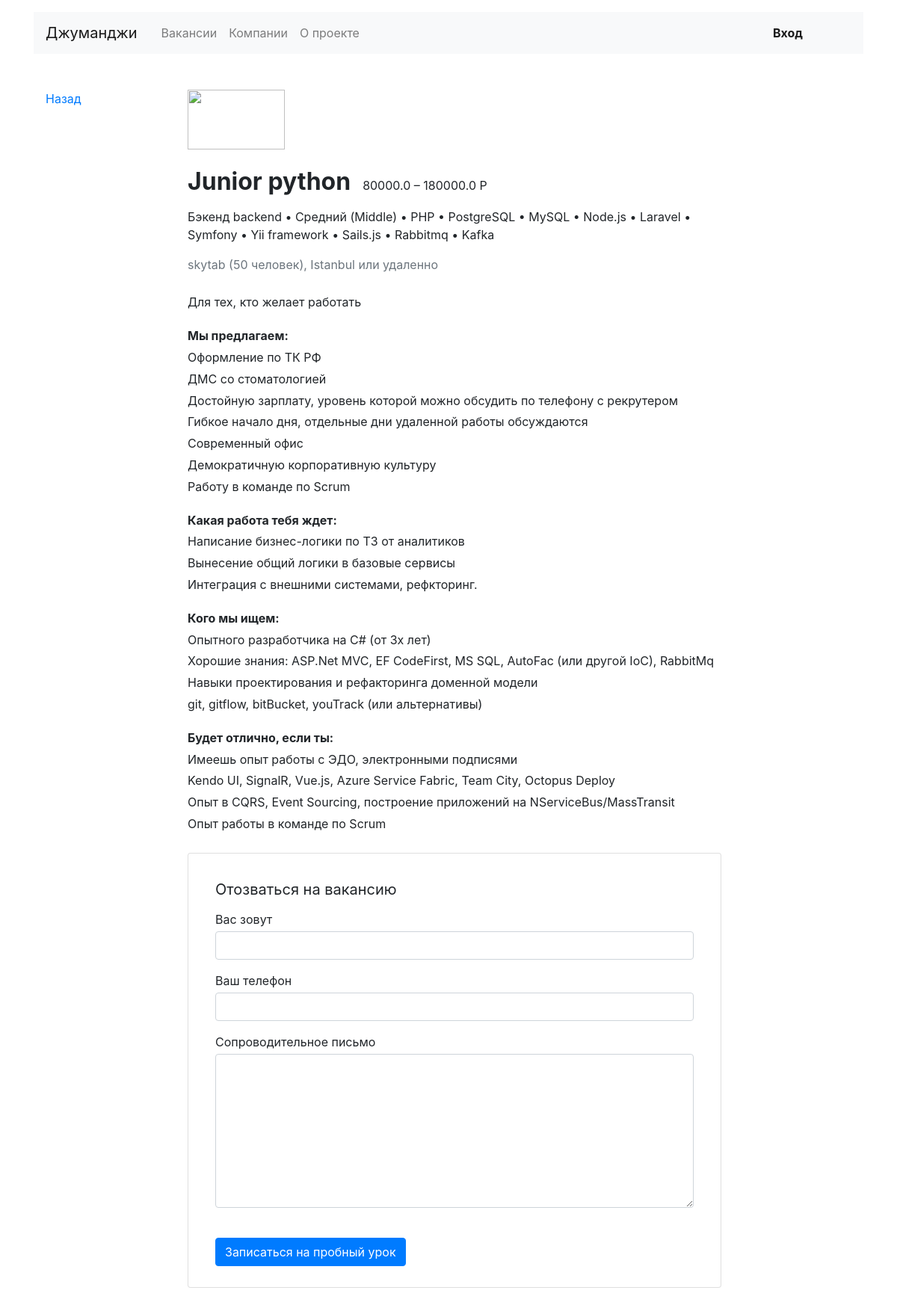
The page /vacancies/19 on the database as committed earlier.
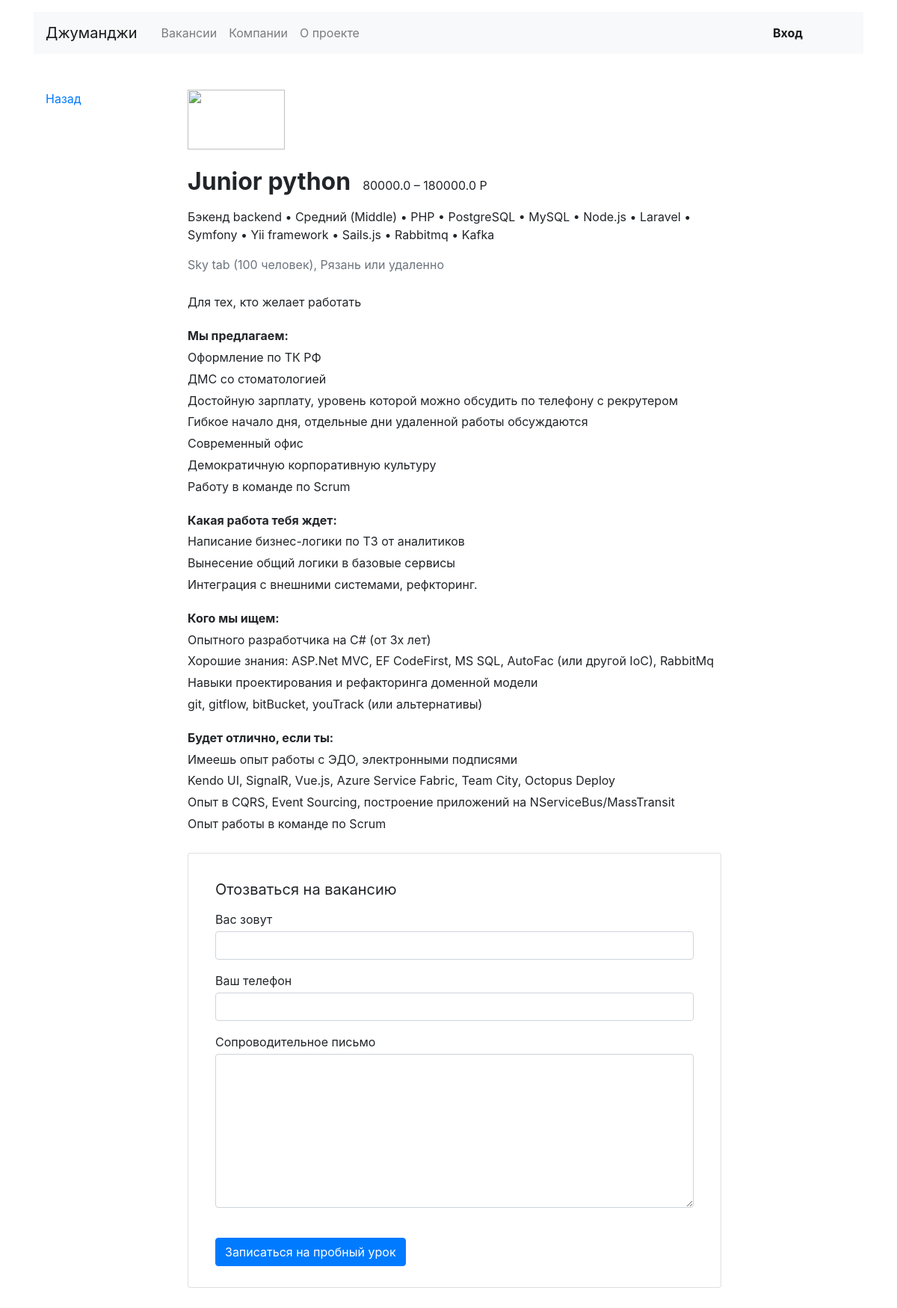
The same page on the database as committed later.
### recruitment/models.py (models this page shows, shortened)
class Vacancy(models.Model):
    title = models.CharField(max_length=50)
    specialty = models.ForeignKey(Specialty, on_delete=models.CASCADE, related_name='vacancies')
    company = models.ForeignKey(Company, on_delete=models.CASCADE, related_name='vacancies')
    skills = models.CharField(max_length=200)
    description = models.CharField(max_length=500)
    salary_min = models.FloatField()
    salary_max = models.FloatField()
    published_at = models.DateField()

class Company(models.Model):
    name = models.CharField(max_length=200)
    location = models.CharField(max_length=100)
    logo = models.ImageField(upload_to='company_images')
    description = models.CharField(max_length=500)
    employee_count = models.IntegerField()
    owner = models.ForeignKey(User, on_delete=models.CASCADE, related_name='companies')

class Specialty(models.Model):
    code = models.CharField(max_length=50)
    title = models.CharField(max_length=200)
    picture = models.ImageField(upload_to='MEDIA_SPECIALITY_IMAGE_DIR')
    def __str__(self) -> str:
        return f'{self.title} {self.code}'

### recruitment/views.py (the view, shortened to what this page needs)
# urls.py: path('vacancies/<int:vacancy_id>', VacancyView.as_view()),
class VacancyView(View):
    def get(self, request, vacancy_id: int):
        vacancy = Vacancy.objects.filter(id=vacancy_id).first()
        if not vacancy:
            raise Http404
        application_form = ApplicationForm()
        if application_form.is_valid():
            application_form.save()
        context = {
            'vacancy': vacancy,
            'application_form': application_form,
        }
        return render(
            request, 'recruitment/vacancy.html', context=context
        )

### recruitment/forms.py
class ApplicationForm(forms.ModelForm):
    class Meta:
        model = Application
        fields = ('written_username', 'written_phone', 'written_cover_letter',)

### templates/recruitment/vacancy.html (shortened to what this page needs)
{% extends 'index.html' %}
{% block container %}
  <main class="container mt-3 pb-5">
    <div class="row mt-5">
      <div class="col-12 col-lg-2">
        <div class="pl-3 mb-5">
          <p><a href="/">Назад</a></p>
        </div>
      </div>
      <div class="col-12 col-lg-8">
        <section class="pl-3">
          <a href="#"><img src="https://place-hold.it/130x80" width="130" height="80" alt=""></a>
          <div class="d-flex align-items-baseline align-content-baseline">
            <h1 class="h2 mt-4 font-weight-bold" >{{ vacancy.title }}</h1>
            <p class="m-0 pl-3">{{ vacancy.salary_min }} – {{ vacancy.salary_max }} Р</p>
          </div>
          <p class="mt-2">{{ vacancy.specialty }} • Средний (Middle) • PHP • PostgreSQL • MySQL • Node.js • Laravel • Symfony • Yii framework • Sails.js • Rabbitmq • Kafka</p>
          <p class="text-muted mb-4">{{ vacancy.company.name }} ({{ vacancy.company.employee_count }} человек), {{ vacancy.company.location }} или удаленно</p>
          <div style="line-height: 1.8;">
            <p>{{ vacancy.company.description }}</p>
            <p><b>Мы предлагаем: </b><br>
              Оформление по ТК РФ<br>
              ДМС со стоматологией<br>
              Достойную зарплату, уровень которой можно обсудить по телефону с рекрутером<br>
              Гибкое начало дня, отдельные дни удаленной работы обсуждаются<br>
              Современный офис<br>
              Демократичную корпоративную культуру<br>
              Работу в команде по Scrum
            </p>
            <p><b>Какая работа тебя ждет: </b><br>
              Написание бизнес-логики по ТЗ от аналитиков<br>
              Вынесение общий логики в базовые сервисы<br>
              Интеграция с внешними системами, рефкторинг.
            </p>
            <p><b>Кого мы ищем: </b><br>
              Опытного разработчика на C# (от 3х лет)<br>
              Хорошие знания: ASP.Net MVC, EF CodeFirst, MS SQL, AutoFac (или другой IoC), RabbitMq <br>
              Навыки проектирования и рефакторинга доменной модели <br>
              git, gitflow, bitBucket, youTrack (или альтернативы)
            </p>
            <p><b>Будет отлично, если ты:</b><br>
              Имеешь опыт работы с ЭДО, электронными подписями<br>
              Kendo UI, SignalR, Vue.js, Azure Service Fabric, Team City, Octopus Deploy<br>
              Опыт в CQRS, Event Sourcing, построение приложений на NServiceBus/MassTransit<br>
              Опыт работы в команде по Scrum
            </p>
          </div>
            <form method="post" class="card mt-4 mb-3">{% csrf_token %}
                        <div class="card-body mx-3">
                          <p class="h5 mt-3 font-weight-normal">Отозваться на вакансию</p>
                          <div class="form-group">
                            <label class="mb-1 mt-2" for="userName">Вас зовут</label>
                            <input class="form-control" type="text" placeholder="" id="userName" name="written_username">
                          </div>
                          <div class="form-group">
                            <label class="mb-1" for="userPhone">Ваш телефон</label>
                            <input class="form-control" type="tel" placeholder="" id="userPhone" name="written_phone">
                          </div>
                          <div class="form-group">
                            <label class="mb-1" for="userMsg" >Сопроводительное письмо</label>
                            <textarea class="form-control" rows="8" id="userMsg" name="written_cover_letter"></textarea>
                          </div>
                          <input type="submit" class="btn btn-primary mt-4 mb-2" value="Записаться на пробный урок">
                        </div>
                      </form>
        </section>
      </div>
    </div>
  </main>
{% endblock %}

Rows that differ between the two databases and show on the page:
changed through a linked row, Vacancy "Junior python": company.name "skytab" → "Sky tab"; company.employee_count "50" → "100"; company.location "Istanbul" → "Рязань"
